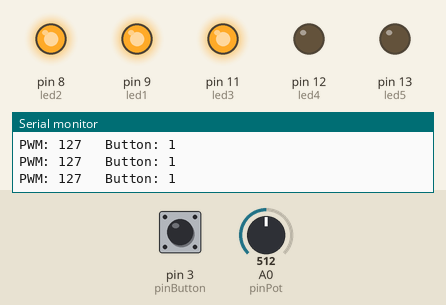
Simulated run of this sketch. Board: Arduino Uno, built with avr-gcc and run on an emulated ATmega328P. On the bench: output pins drawn as LEDs (lit = HIGH), the last lines printed to the serial monitor. The inputs (shaded band) are chosen by the test bench; at power-on: A0 (pinPot) = 512, pin 3 (pinButton) HIGH. No radio packets arrive unless stated.

Above: at 1.2 s.
1.3 s: A0 (pinPot) set to 424
4.3 s: A0 (pinPot) set to 400
At 5.6 s:
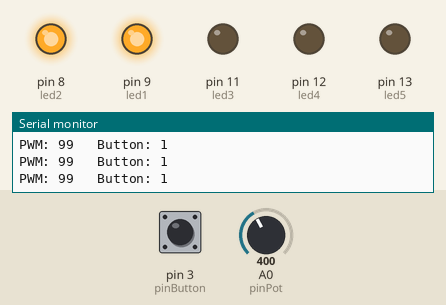
5.9 s: A0 (pinPot) set to 222
8.9 s: A0 (pinPot) set to 188
At 10.2 s:
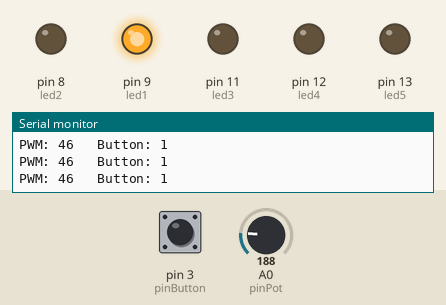
10.5 s: A0 (pinPot) set to 716
At 11.7 s:
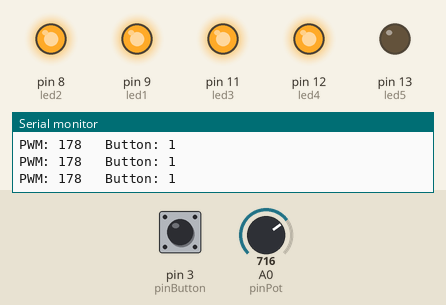
12.0 s: A0 (pinPot) set to 627
13.5 s: A0 (pinPot) set to 604
At 14.9 s:
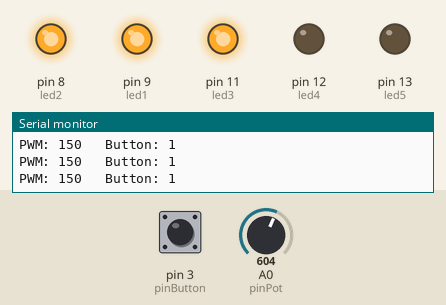
Timing chart, 0 to 16.1 s (numbered marks = the images above; inputs shaded):
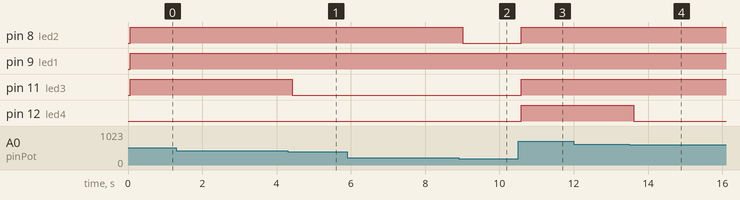

Measured:
- the behaviour switches between 410 and 409 on A0 (pinPot) (found by bisection; images 0 and 1)
- the behaviour switches between 205 and 204 on A0 (pinPot) (found by bisection; images 1 and 2)
- the behaviour switches between 614 and 613 on A0 (pinPot) (found by bisection; images 3 and 4)
- after the input at 4.3 s, pin 11 (led3): HIGH → LOW after 0.12 s
- after the input at 8.9 s, pin 8 (led2): HIGH → LOW after 0.12 s
- after the input at 10.5 s, pin 8 (led2), pin 11 (led3), pin 12 (led4): LOW → HIGH after 0.09 s
- after the input at 13.5 s, pin 12 (led4): HIGH → LOW after 0.12 s

The sketch:

transmissor.ino
```cpp
#include <VirtualWire.h>

#define Size 2
#define pinButton 3
#define pinPot A0
#define led1 9
#define led2 8
#define led3 11
#define led4 12
#define led5 13

byte TX_buffer[2];


void setup()
{
  Serial.begin(9600);
  pinMode(pinButton, INPUT_PULLUP);

  pinMode(led1, OUTPUT);
  pinMode(led2, OUTPUT);
  pinMode(led3, OUTPUT);
  pinMode(led4, OUTPUT);
  pinMode(led5, OUTPUT);

  vw_set_tx_pin(2); //Seleciona o pino de comunicação do TX
  vw_setup(2000); // Velocidade de comunicação em BPS
}//endSetup

void loop()
{
  TX_buffer[0] = map(analogRead(pinPot), 0, 1023, 0, 255);

  if (digitalRead(pinButton) == 1)
  {
    TX_buffer[1] = 1;
  }
  else
    {
    TX_buffer[1] = 0;
    }

  vw_send(TX_buffer, Size);
  vw_wait_tx();

  Serial.print("PWM: ");
    Serial.print(TX_buffer[0]);
    Serial.print("   Button: ");
    Serial.println(TX_buffer[1]);

  if (TX_buffer[0] >= 0 && TX_buffer[0] < 51){
    digitalWrite(led1, HIGH);
    digitalWrite(led2, LOW);
    digitalWrite(led3, LOW);
    digitalWrite(led4, LOW);
    digitalWrite(led5, LOW);
  }

  else if (TX_buffer[0] >= 51 && TX_buffer[0] < 102){
    digitalWrite(led1, HIGH);
    digitalWrite(led2, HIGH);
    digitalWrite(led3, LOW);
    digitalWrite(led4, LOW);
    digitalWrite(led5, LOW);
  }

  else if (TX_buffer[0] >= 102 && TX_buffer[0] < 153){
    digitalWrite(led1, HIGH);
    digitalWrite(led2, HIGH);
    digitalWrite(led3, HIGH);
    digitalWrite(led4, LOW);
    digitalWrite(led5, LOW);
  }

  else if (TX_buffer[0] >= 153 && TX_buffer[0] < 204){
    digitalWrite(led1, HIGH);
    digitalWrite(led2, HIGH);
    digitalWrite(led3, HIGH);
    digitalWrite(led4, HIGH);
    digitalWrite(led5, LOW);
  }

  else if (TX_buffer[0] >= 204 && TX_buffer[0] < 255){
    digitalWrite(led1, HIGH);
    digitalWrite(led2, HIGH);
    digitalWrite(led3, HIGH);
    digitalWrite(led4, HIGH);
    digitalWrite(led5, HIGH);
  }

}//endLoop
```
